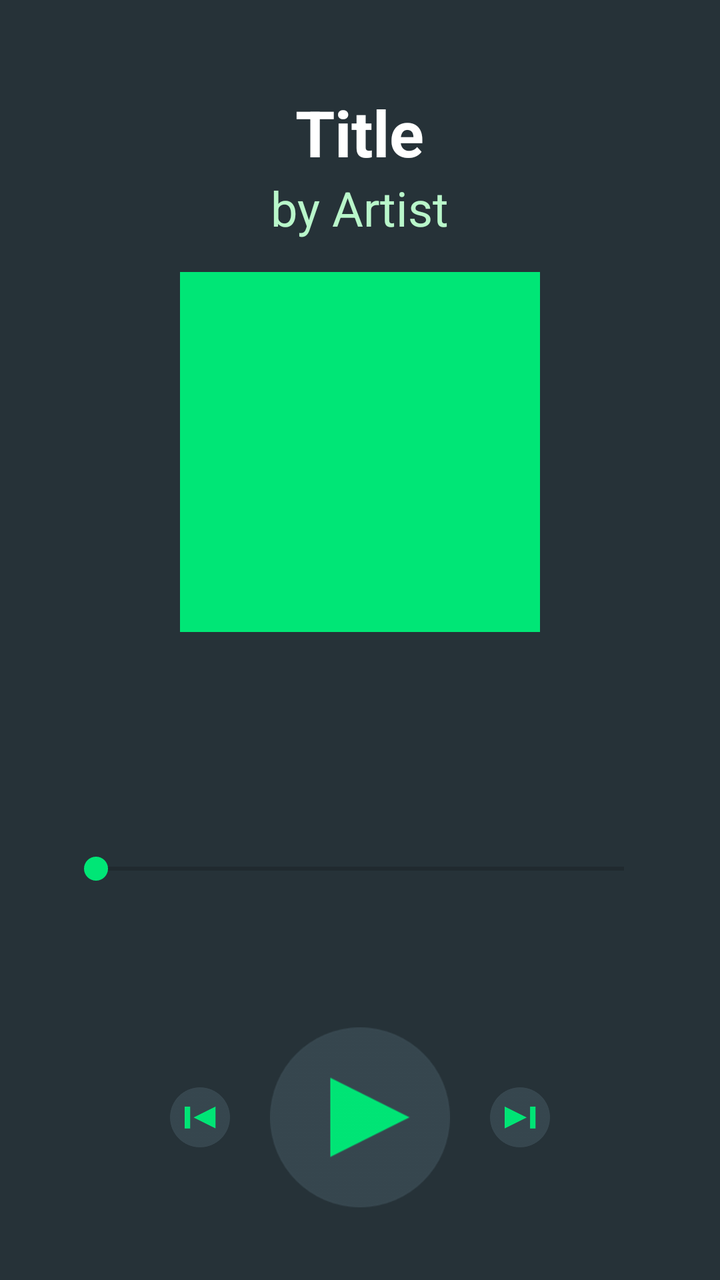
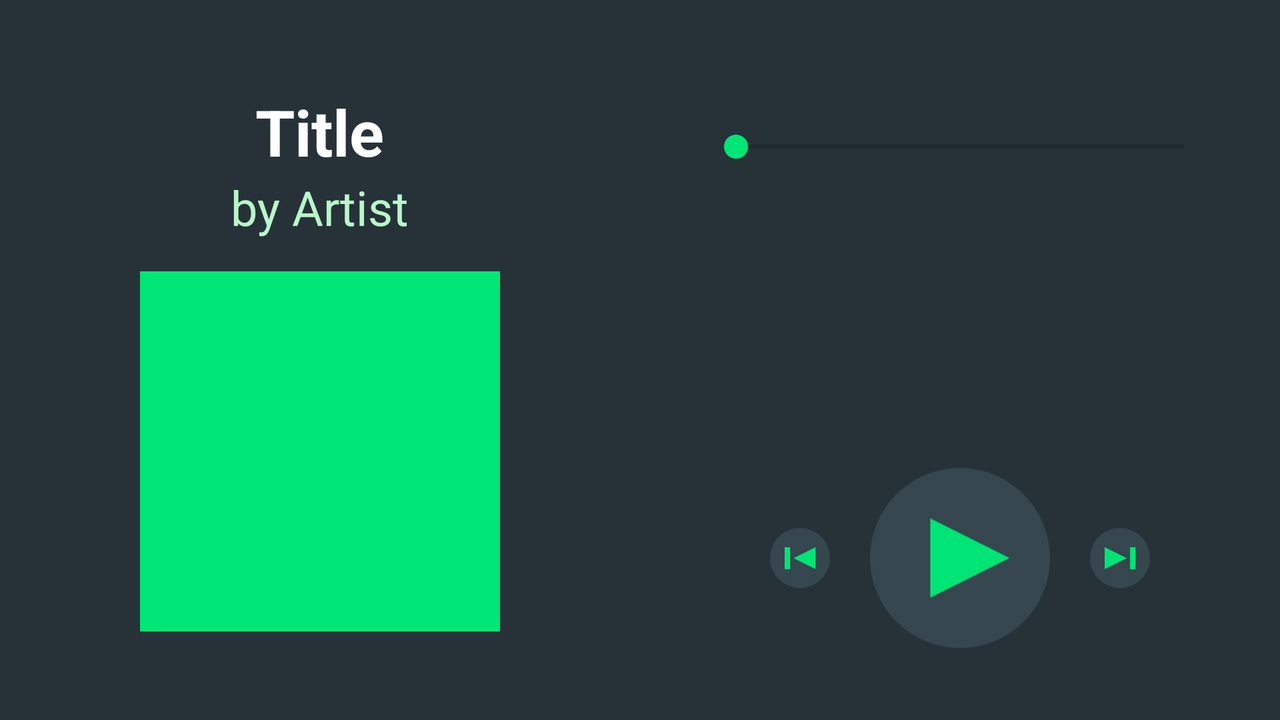

The same Android screen from two of the app's own layout files: first res/layout/ as a phone draws it, then the repository's variant for another configuration, drawn on a device whose configuration selects that folder. Both files follow.
<!-- AndroidManifest.xml: application theme AppTheme -->
<!-- res/layout/activity_now_playing.xml -->
<?xml version="1.0" encoding="utf-8"?>
<LinearLayout xmlns:android="http://schemas.android.com/apk/res/android"
    xmlns:app="http://schemas.android.com/apk/res-auto"
    xmlns:tools="http://schemas.android.com/tools"
    android:id="@+id/now_playing_parent_layout"
    style="@style/rootLayout"
    android:orientation="vertical"
    tools:context=".NowPlayingActivity">

    <RelativeLayout
        android:id="@+id/now_playing_first_half_parent_layout"
        style="@style/portraitParentNestedHalfLayout"
        android:layout_weight="1.6">

        <LinearLayout style="@style/firstHalfChildLayout">

            <TextView
                android:id="@+id/now_playing_title_text_view"
                style="@style/titleTextView"
                tools:text="Title" />

            <TextView
                android:id="@+id/now_playing_artist_text_view"
                style="@style/artistTextView"
                tools:text="by Artist" />

            <ImageView
                android:id="@+id/now_playing_album_cover_image_view"
                style="@style/albumCoverImageView"
                tools:background="@color/colorAccent" />

        </LinearLayout>
    </RelativeLayout>

    <RelativeLayout
        android:id="@+id/now_playing_second_half_parent_layout"
        style="@style/portraitParentNestedHalfLayout"
        android:layout_weight="1.2">

        <LinearLayout
            android:id="@+id/now_playing_control_top_half_layout"
            style="@style/controlTopHalfLayout">

            <TextView
                android:id="@+id/now_playing_time_text_view"
                style="@style/timeTextView" />

            <SeekBar
                android:id="@+id/now_playing_seek_bar"
                style="@style/timeSeekBar" />

        </LinearLayout>

        <LinearLayout
            style="@style/controlBottomHalfLayout"
            android:layout_marginTop="32dp">

            <ImageButton
                android:id="@+id/now_playing_previous_button"
                style="@style/skipButton"
                android:src="@drawable/previous_icon" />

            <ImageButton
                android:id="@+id/now_playing_play_button"
                style="@style/playButton"
                android:src="@drawable/play_icon" />

            <ImageButton
                android:id="@+id/now_playing_next_button"
                style="@style/skipButton"
                android:src="@drawable/next_icon" />

        </LinearLayout>
    </RelativeLayout>
</LinearLayout>
<!-- resources referenced by this layout -->
<resources>
  <color name="colorAccent">#00E676</color>
  <style name="albumCoverImageView">
          <item name="android:layout_width">@dimen/album_cover_size</item>
          <item name="android:layout_height">@dimen/album_cover_size</item>
          <item name="android:scaleType">centerCrop</item>
      </style>
  <style name="controlTopHalfLayout">
          <item name="android:gravity">center_horizontal</item>
          <item name="android:layout_width">match_parent</item>
          <item name="android:layout_height">wrap_content</item>
          <item name="android:layout_alignParentTop">true</item>
          <item name="android:orientation">vertical</item>
      </style>
  <style name="firstHalfChildLayout">
          <item name="android:gravity">center_horizontal</item>
          <item name="android:layout_width">wrap_content</item>
          <item name="android:layout_height">wrap_content</item>
          <item name="android:orientation">vertical</item>
      </style>
  <style name="playButton" parent="controlButton">
          <item name="android:layout_margin">20dp</item>
          <item name="android:layout_width">@dimen/play_button_size</item>
          <item name="android:layout_height">@dimen/play_button_size</item>
      </style>
  <style name="portraitParentNestedHalfLayout" parent="parentNestedLayout">
          <item name="android:layout_width">match_parent</item>
          <item name="android:layout_height">0dp</item>
      </style>
  <style name="rootLayout">
          <item name="android:layout_width">match_parent</item>
          <item name="android:layout_height">match_parent</item>
          <item name="android:background">@color/colorPrimaryDark</item>
      </style>
  <style name="skipButton" parent="controlButton">
          <item name="android:layout_gravity">center_vertical</item>
          <item name="android:layout_width">@dimen/skip_button_size</item>
          <item name="android:layout_height">@dimen/skip_button_size</item>
      </style>
  <style name="timeSeekBar">
          <item name="android:layout_width">match_parent</item>
          <item name="android:layout_height">wrap_content</item>
          <item name="android:layout_margin">@dimen/standard_margin</item>
      </style>
  <style name="timeTextView">
          <item name="android:gravity">center_horizontal</item>
          <item name="android:layout_width">wrap_content</item>
          <item name="android:layout_height">wrap_content</item>
          <item name="android:textColor">@color/secondaryTextColor</item>
          <item name="android:textSize">24sp</item>
      </style>
  <style name="titleTextView">
          <item name="android:layout_width">wrap_content</item>
          <item name="android:layout_height">wrap_content</item>
          <item name="android:textColor">@color/primaryTextColor</item>
          <item name="android:textSize">32sp</item>
          <item name="android:textStyle">bold</item>
      </style>
  <style name="AppTheme" parent="Theme.AppCompat.Light.DarkActionBar">
          
          <item name="colorPrimary">@color/colorPrimary</item>
          <item name="colorPrimaryDark">@color/colorPrimaryDark</item>
          <item name="colorAccent">@color/colorAccent</item>
      </style>
  <dimen name="album_cover_size">180dp</dimen>
  <dimen name="standard_margin">16dp</dimen>
  <color name="secondaryTextColor">#B9F6CA</color>
  <style name="controlButton">
          <item name="android:adjustViewBounds">true</item>
          <item name="android:background">@null</item>
          <item name="android:scaleType">fitCenter</item>
      </style>
  <dimen name="play_button_size">90dp</dimen>
  <style name="parentNestedLayout">
          <item name="android:gravity">center</item>
          <item name="android:layout_margin">@dimen/standard_margin</item>
      </style>
  <color name="colorPrimaryDark">#263238</color>
  <dimen name="skip_button_size">30dp</dimen>
  <color name="primaryTextColor">#FFFF</color>
  <color name="colorPrimary">#37474F</color>
  <!-- some entries are left out for length -->
</resources>
<!-- res/layout-land/activity_now_playing.xml (the repository's variant of the layout above) -->
<!-- drawn on the phone turned sideways -->
<?xml version="1.0" encoding="utf-8"?>
<LinearLayout xmlns:android="http://schemas.android.com/apk/res/android"
    xmlns:app="http://schemas.android.com/apk/res-auto"
    xmlns:tools="http://schemas.android.com/tools"
    android:id="@+id/now_playing_parent_layout"
    style="@style/rootLayout"
    android:orientation="horizontal"
    tools:context=".NowPlayingActivity">

    <RelativeLayout
        android:id="@+id/now_playing_first_half_parent_layout"
        style="@style/landscapeParentNestedHalfLayout">

        <LinearLayout
            style="@style/firstHalfChildLayout"
            android:gravity="center_horizontal">

            <TextView
                android:id="@id/now_playing_title_text_view"
                style="@style/titleTextView"
                tools:text="Title" />

            <TextView
                android:id="@id/now_playing_artist_text_view"
                style="@style/artistTextView"
                tools:text="by Artist" />

            <ImageView
                android:id="@+id/now_playing_album_cover_image_view"
                style="@style/albumCoverImageView"
                android:background="@color/colorAccent" />
        </LinearLayout>
    </RelativeLayout>

    <RelativeLayout
        android:id="@+id/now_playing_second_half_parent_layout"
        style="@style/landscapeParentNestedHalfLayout">

        <LinearLayout
            android:id="@+id/now_playing_control_top_half_layout"
            style="@style/controlTopHalfLayout">

            <TextView
                android:id="@+id/now_playing_time_text_view"
                style="@style/timeTextView" />

            <SeekBar
                android:id="@+id/now_playing_seek_bar"
                style="@style/timeSeekBar" />
        </LinearLayout>

        <LinearLayout style="@style/controlBottomHalfLayout">

            <ImageButton
                android:id="@+id/now_playing_previous_button"
                style="@style/skipButton"
                android:src="@drawable/previous_icon" />

            <ImageButton
                android:id="@+id/now_playing_play_button"
                style="@style/playButton"
                android:src="@drawable/play_icon" />

            <ImageButton
                android:id="@+id/now_playing_next_button"
                style="@style/skipButton"
                android:src="@drawable/next_icon" />

        </LinearLayout>

    </RelativeLayout>
</LinearLayout>
<!-- resources referenced by the variant -->
<!-- as the phone turned sideways resolves them -->
<resources>
  <color name="colorAccent">#00E676</color>
  <style name="albumCoverImageView">
          <item name="android:layout_width">@dimen/album_cover_size</item>
          <item name="android:layout_height">@dimen/album_cover_size</item>
          <item name="android:scaleType">centerCrop</item>
      </style>
  <style name="controlTopHalfLayout">
          <item name="android:gravity">center_horizontal</item>
          <item name="android:layout_width">match_parent</item>
          <item name="android:layout_height">wrap_content</item>
          <item name="android:layout_alignParentTop">true</item>
          <item name="android:orientation">vertical</item>
      </style>
  <style name="firstHalfChildLayout">
          <item name="android:gravity">center_horizontal</item>
          <item name="android:layout_width">wrap_content</item>
          <item name="android:layout_height">wrap_content</item>
          <item name="android:orientation">vertical</item>
      </style>
  <style name="landscapeParentNestedHalfLayout" parent="parentNestedLayout">
          <item name="android:layout_width">0dp</item>
          <item name="android:layout_height">match_parent</item>
          <item name="android:layout_weight">1</item>
  
      </style>
  <style name="playButton" parent="controlButton">
          <item name="android:layout_margin">20dp</item>
          <item name="android:layout_width">@dimen/play_button_size</item>
          <item name="android:layout_height">@dimen/play_button_size</item>
      </style>
  <style name="rootLayout">
          <item name="android:layout_width">match_parent</item>
          <item name="android:layout_height">match_parent</item>
          <item name="android:background">@color/colorPrimaryDark</item>
      </style>
  <style name="skipButton" parent="controlButton">
          <item name="android:layout_gravity">center_vertical</item>
          <item name="android:layout_width">@dimen/skip_button_size</item>
          <item name="android:layout_height">@dimen/skip_button_size</item>
      </style>
  <style name="timeSeekBar">
          <item name="android:layout_width">match_parent</item>
          <item name="android:layout_height">wrap_content</item>
          <item name="android:layout_margin">@dimen/standard_margin</item>
      </style>
  <style name="timeTextView">
          <item name="android:gravity">center_horizontal</item>
          <item name="android:layout_width">wrap_content</item>
          <item name="android:layout_height">wrap_content</item>
          <item name="android:textColor">@color/secondaryTextColor</item>
          <item name="android:textSize">24sp</item>
      </style>
  <style name="titleTextView">
          <item name="android:layout_width">wrap_content</item>
          <item name="android:layout_height">wrap_content</item>
          <item name="android:textColor">@color/primaryTextColor</item>
          <item name="android:textSize">32sp</item>
          <item name="android:textStyle">bold</item>
      </style>
  <style name="AppTheme" parent="Theme.AppCompat.Light.DarkActionBar">
          
          <item name="colorPrimary">@color/colorPrimary</item>
          <item name="colorPrimaryDark">@color/colorPrimaryDark</item>
          <item name="colorAccent">@color/colorAccent</item>
      </style>
  <dimen name="album_cover_size">180dp</dimen>
  <dimen name="standard_margin">16dp</dimen>
  <color name="secondaryTextColor">#B9F6CA</color>
  <style name="parentNestedLayout">
          <item name="android:gravity">center</item>
          <item name="android:layout_margin">@dimen/standard_margin</item>
      </style>
  <style name="controlButton">
          <item name="android:adjustViewBounds">true</item>
          <item name="android:background">@null</item>
          <item name="android:scaleType">fitCenter</item>
      </style>
  <dimen name="play_button_size">90dp</dimen>
  <color name="colorPrimaryDark">#263238</color>
  <dimen name="skip_button_size">30dp</dimen>
  <color name="primaryTextColor">#FFFF</color>
  <color name="colorPrimary">#37474F</color>
  <!-- some entries are left out for length -->
</resources>
